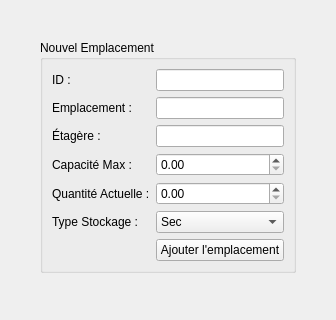
          <widget class="QWidget" name="tab_depot_add">
           <attribute name="title">
            <string>➕ Ajouter Emplacement</string>
           </attribute>
           <layout class="QVBoxLayout" name="vl_depot_add">
            <property name="margin" stdset="0">
             <number>40</number>
            </property>
            <item>
             <widget class="QGroupBox" name="gb_depot_add">
              <property name="title">
               <string>Nouvel Emplacement</string>
              </property>
              <layout class="QFormLayout" name="fl_depot_add">
               <item row="0" column="0"><widget class="QLabel" name="ld1"><property name="text"><string>ID :</string></property></widget></item>
               <item row="0" column="1"><widget class="QLineEdit" name="le_depot_id"/></item>
               <item row="1" column="0"><widget class="QLabel" name="ld2"><property name="text"><string>Emplacement :</string></property></widget></item>
               <item row="1" column="1"><widget class="QLineEdit" name="le_depot_emp"/></item>
               <item row="2" column="0"><widget class="QLabel" name="ld3"><property name="text"><string>Étagère :</string></property></widget></item>
               <item row="2" column="1"><widget class="QLineEdit" name="le_depot_eta"/></item>
               <item row="3" column="0"><widget class="QLabel" name="ld4"><property name="text"><string>Capacité Max :</string></property></widget></item>
               <item row="3" column="1"><widget class="QDoubleSpinBox" name="sb_depot_cap"><property name="maximum"><double>100000</double></property></widget></item>
               <item row="4" column="0"><widget class="QLabel" name="ld5"><property name="text"><string>Quantité Actuelle :</string></property></widget></item>
               <item row="4" column="1"><widget class="QDoubleSpinBox" name="sb_depot_act"><property name="maximum"><double>100000</double></property></widget></item>
               <item row="5" column="0"><widget class="QLabel" name="ld6"><property name="text"><string>Type Stockage :</string></property></widget></item>
               <item row="5" column="1">
                <widget class="QComboBox" name="cb_depot_type">
                 <item><property name="text"><string>Sec</string></property></item>
                 <item><property name="text"><string>Froid</string></property></item>
                </widget>
               </item>
               <item row="6" column="1">
                <widget class="QPushButton" name="btn_valider_depot">
                 <property name="text"><string>Ajouter l'emplacement</string></property>
                </widget>
               </item>
              </layout>
             </widget>
            </item>
            <item><spacer><property name="orientation"><enum>Qt::Vertical</enum></property></spacer></item>
           </layout>
          </widget>
